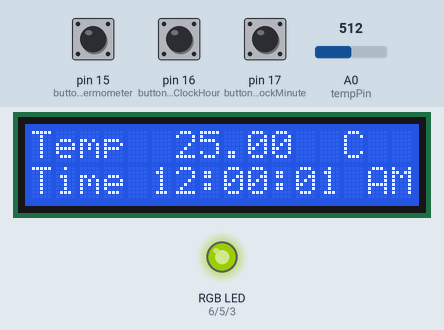
Bench run of a sketch on a simulated Arduino Uno, built with avr-gcc and run on an emulated ATmega328P. Parts: 16×2 character LCD, an RGB LED mixed from three pins (HIGH = lit). Inputs (shaded band) come from the test bench; at power-on: pin 15 (buttonPinThermometer) LOW, A0 (tempPin) = 512, pin 16 (buttonPinClockHour) LOW, pin 17 (buttonPinClockMinute) LOW. Dim RGB values are drawn brighter than linear.

Above: at 1.2 s.
1.3 s: pin 15 (buttonPinThermometer) pulled HIGH for 0.15 s
At 2.8 s:
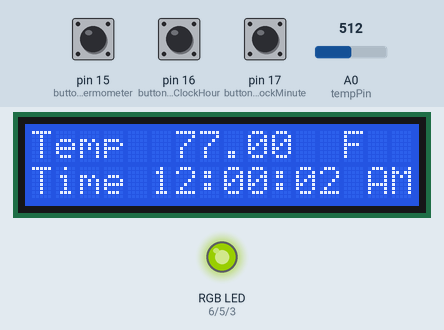
4.4 s: pin 15 (buttonPinThermometer) pulled HIGH for 1 s
At 5.3 s:
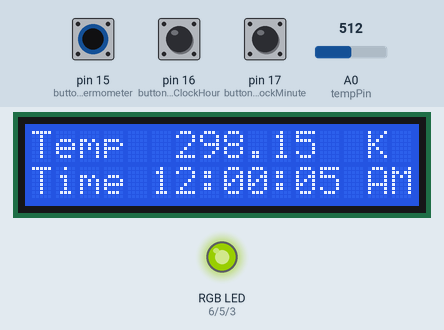
8.4 s: A0 (tempPin) set to 549
At 9.7 s:
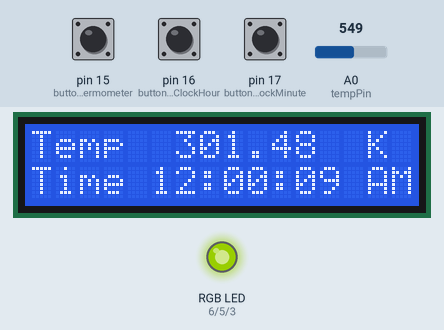
10.5 s: A0 (tempPin) set to 577
At 12.8 s:
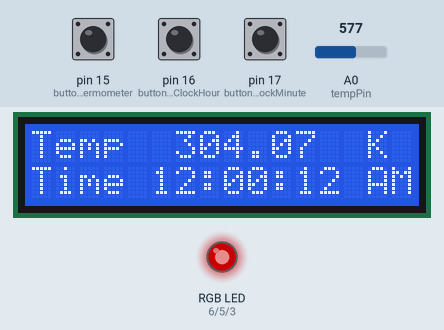
13.5 s: A0 (tempPin) set to 306
At 14.8 s:
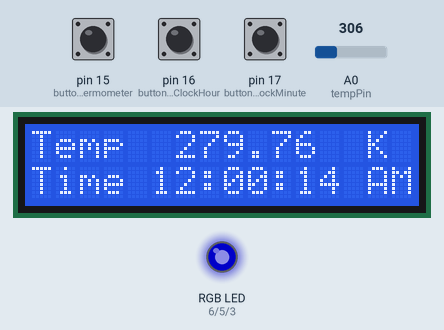
16.5 s: pin 15 (buttonPinThermometer) pulled HIGH for 0.15 s
At 17.4 s:
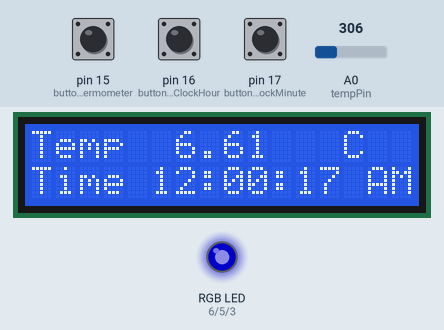
Timing chart, 0 to 19.5 s (numbered marks = the images above; inputs shaded):
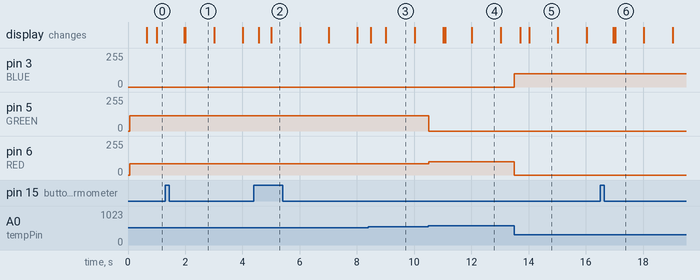

Measured:
- the behaviour switches between 567 and 568 on A0 (tempPin) (found by bisection; images 3 and 4)
- after the input at 1.3 s, the display: first changes after 0.67 s (image 1 shows a later state)
- after the input at 4.4 s, the display: first changes after 0.18 s (image 2 shows a later state)
- after the input at 10.5 s, pin 5 (GREEN): 115/255 → 0/255 at once; pin 6 (RED): 85/255 → 100/255 at once
- after the input at 13.5 s, pin 3 (BLUE): 0/255 → 100/255 at once; pin 6 (RED): 100/255 → 0/255 at once
- after the input at 16.5 s, the display: first changes after 0.46 s (image 6 shows a later state)
- what the display in image 1 shows lasts 1.0 s, from 2.0 s to 3.0 s

The sketch:

thermometer.ino
```cpp
#include <LiquidCrystal.h>
LiquidCrystal lcd(2, 8, 9, 10, 11, 12);

#define BLUE 3
#define GREEN 5
#define RED 6

const int tempPin = 0;
int tempType = 0;

const int buttonPinThermometer = 15;
const long intervalButtonThermometer = 100;
unsigned long previousMillisButtonThermometer = 0;
int buttonNewThermometer;
int buttonOldThermometer = 1;

const int buttonPinClockHour = 16;
const int buttonPinClockMinute = 17;
const long intervalClockButtonHour = 100;
const long intervalClockButtonMinute = 100;
unsigned long previousMillisClockButtonHour = 0;
unsigned long previousMillisClockButtonMinute = 0;
int buttonNewClockHour;
int buttonOldClockHour = 1;
int buttonNewClockMinute;
int buttonOldClockMinute = 1;

unsigned long currentMillis = 0;

unsigned long previousMillisThermometer = 0;
const long intervalThermometer = 650;

int tempReading;
double tempK;
float tempC;
float tempF;

unsigned long previousMillisClock = 0;
const long intervalClock = 1000;
int secondDisplay = 0;
int tenSecondDisplay = 0;
int minuteDisplay = 0;
int tenMinuteDisplay = 0;
int hourDisplay = 2;
int tenHourDisplay = 1;
int morningOrEvening = 0;

void setup()
{
    lcd.begin(16, 2);

    pinMode(RED, OUTPUT);
    pinMode(GREEN, OUTPUT);
    pinMode(BLUE, OUTPUT);
}

void loop()
{
    // process input
    processTemp();
    handleThermometerButton();
    calculateClockInfo();
    handleClockButtons();

    // action
    handleDisplayLCDForThermometer();
    handleDisplayLCDForClock();
    handleDisplayLed();
}

void processTemp()
{
    tempReading = analogRead(tempPin);

    tempK = log(10000.0 * ((1024.0 / tempReading - 1)));
    tempK = 1 / (0.001129148 + (0.000234125 + (0.0000000876741 * tempK * tempK)) * tempK);
    tempC = tempK - 273.15;
    tempF = (tempC * 9.0) / 5.0 + 32.0;
}

void handleThermometerButton()
{
    buttonNewThermometer = digitalRead(buttonPinThermometer);

    currentMillis = millis();

    if (currentMillis - previousMillisButtonThermometer >= intervalButtonThermometer)
    {
        previousMillisButtonThermometer = currentMillis;

        if (buttonOldThermometer == 0 && buttonNewThermometer == 1)
        {
            if (tempType == 0)
            {
                tempType = 1;
            }
            else if (tempType == 1)
            {
                tempType = 2;
            }

            else if (tempType == 2)
            {
                tempType = 0;
            }
        }

        buttonOldThermometer = buttonNewThermometer;
    }
}

void handleDisplayLCDForThermometer()
{
    currentMillis = millis();

    if (currentMillis - previousMillisThermometer >= intervalThermometer)
    {
        previousMillisThermometer = currentMillis;

        if (tempType == 0)
        {
            lcd.setCursor(0, 0);
            lcd.print("Temp         C  ");
            lcd.setCursor(6, 0);
            lcd.print(tempC);
        }
        else if (tempType == 1)
        {
            lcd.setCursor(0, 0);
            lcd.print("Temp         F  ");
            lcd.setCursor(6, 0);
            lcd.print(tempF);
        }
        else if (tempType == 2)
        {
            lcd.setCursor(0, 0);
            lcd.print("Temp          K ");
            lcd.setCursor(6, 0);
            lcd.print(tempK);
        }
    }
}

void calculateClockInfo()
{
    if (currentMillis - previousMillisClock >= intervalClock)
    {
        secondDisplay = secondDisplay + 1;

        if (secondDisplay > 0 && secondDisplay % 10 == 0)
        {
            secondDisplay = 0;
            tenSecondDisplay = tenSecondDisplay + 1;
        }

        if (tenSecondDisplay == 6)
        {
            secondDisplay = 0;
            tenSecondDisplay = 0;
            minuteDisplay = minuteDisplay + 1;
        }

        if (minuteDisplay > 0 && minuteDisplay % 10 == 0)
        {
            minuteDisplay = 0;
            tenMinuteDisplay = tenMinuteDisplay + 1;
        }

        if (tenMinuteDisplay == 6)
        {
            minuteDisplay = 0;
            tenMinuteDisplay = 0;
            hourDisplay = hourDisplay + 1;
        }

        if (hourDisplay == 10)
        {
            hourDisplay = 0;
            tenHourDisplay = tenHourDisplay + 1;
        }

        if ((tenHourDisplay == 1) && (hourDisplay == 3))
        {
            secondDisplay = 0;
            tenSecondDisplay = 0;
            minuteDisplay = 0;
            tenMinuteDisplay = 0;
            hourDisplay = 1;
            tenHourDisplay = 0;
        }

        if ((tenHourDisplay == 1) && (hourDisplay == 2) && (tenMinuteDisplay == 0) && (minuteDisplay == 0) && (tenSecondDisplay == 0) && (secondDisplay == 0))
        {
            morningOrEvening = morningOrEvening + 1;
        }

        previousMillisClock = currentMillis;
    }
}

void handleClockButtons()
{
    buttonNewClockHour = digitalRead(buttonPinClockHour);
    buttonNewClockMinute = digitalRead(buttonPinClockMinute);

    currentMillis = millis();

    if (currentMillis - previousMillisClockButtonHour >= intervalClockButtonHour)
    {
        if (buttonOldClockHour == 0 && buttonNewClockHour == 1)
        {
            hourDisplay = hourDisplay + 1;

            if (hourDisplay == 10)
            {
                hourDisplay = 0;
                tenHourDisplay = tenHourDisplay + 1;
            }

            if ((tenHourDisplay == 1) && (hourDisplay == 3))
            {
                secondDisplay = 0;
                tenSecondDisplay = 0;
                minuteDisplay = 0;
                tenMinuteDisplay = 0;
                hourDisplay = 1;
                tenHourDisplay = 0;
            }

            if ((tenHourDisplay == 1) && (hourDisplay == 2))
            {
                morningOrEvening = morningOrEvening + 1;
            }
        }

        if (buttonOldClockMinute == 0 && buttonNewClockMinute == 1)
        {
            minuteDisplay = minuteDisplay + 1;

            if (minuteDisplay > 0 && minuteDisplay % 10 == 0)
            {
                minuteDisplay = 0;
                tenMinuteDisplay = tenMinuteDisplay + 1;
            }
        }
        previousMillisClockButtonHour = currentMillis;

        buttonOldClockHour = buttonNewClockHour;
        buttonOldClockMinute = buttonNewClockMinute;
    }
}

void handleDisplayLCDForClock()
{
    lcd.setCursor(0, 1);
    lcd.print("Time");
    lcd.setCursor(5, 1);
    lcd.print(tenHourDisplay);
    lcd.setCursor(6, 1);
    lcd.print(hourDisplay);
    lcd.setCursor(7, 1);
    lcd.print(":");
    lcd.setCursor(8, 1);
    lcd.print(tenMinuteDisplay);
    lcd.setCursor(9, 1);
    lcd.print(minuteDisplay);
    lcd.setCursor(10, 1);
    lcd.print(":");
    lcd.setCursor(11, 1);
    lcd.print(tenSecondDisplay);
    lcd.setCursor(12, 1);
    lcd.print(secondDisplay);

    if ((morningOrEvening % 2) == 0)
    {
        lcd.setCursor(14, 1);
        lcd.print("AM");
    }
    else
    {
        lcd.setCursor(14, 1);
        lcd.print("PM");
    }
}

void handleDisplayLed()
{
    if (tempC > 30)
    {
        setColor(100, 0, 0); // Red Color
    }
    else if ((tempC > 20) && (tempC <= 30))
    {
        setColor(85, 115, 0); // Yellow Color
    }
    else if ((tempC > 10) && (tempC <= 20))
    {
        setColor(0, 100, 0); // Green Color
    }
    else if (tempC <= 10)
    {
        setColor(0, 0, 100); // blue Color
    }
}

void setColor(int redValue, int greenValue, int blueValue)
{
    analogWrite(RED, redValue);
    analogWrite(GREEN, greenValue);
    analogWrite(BLUE, blueValue);
}
```
